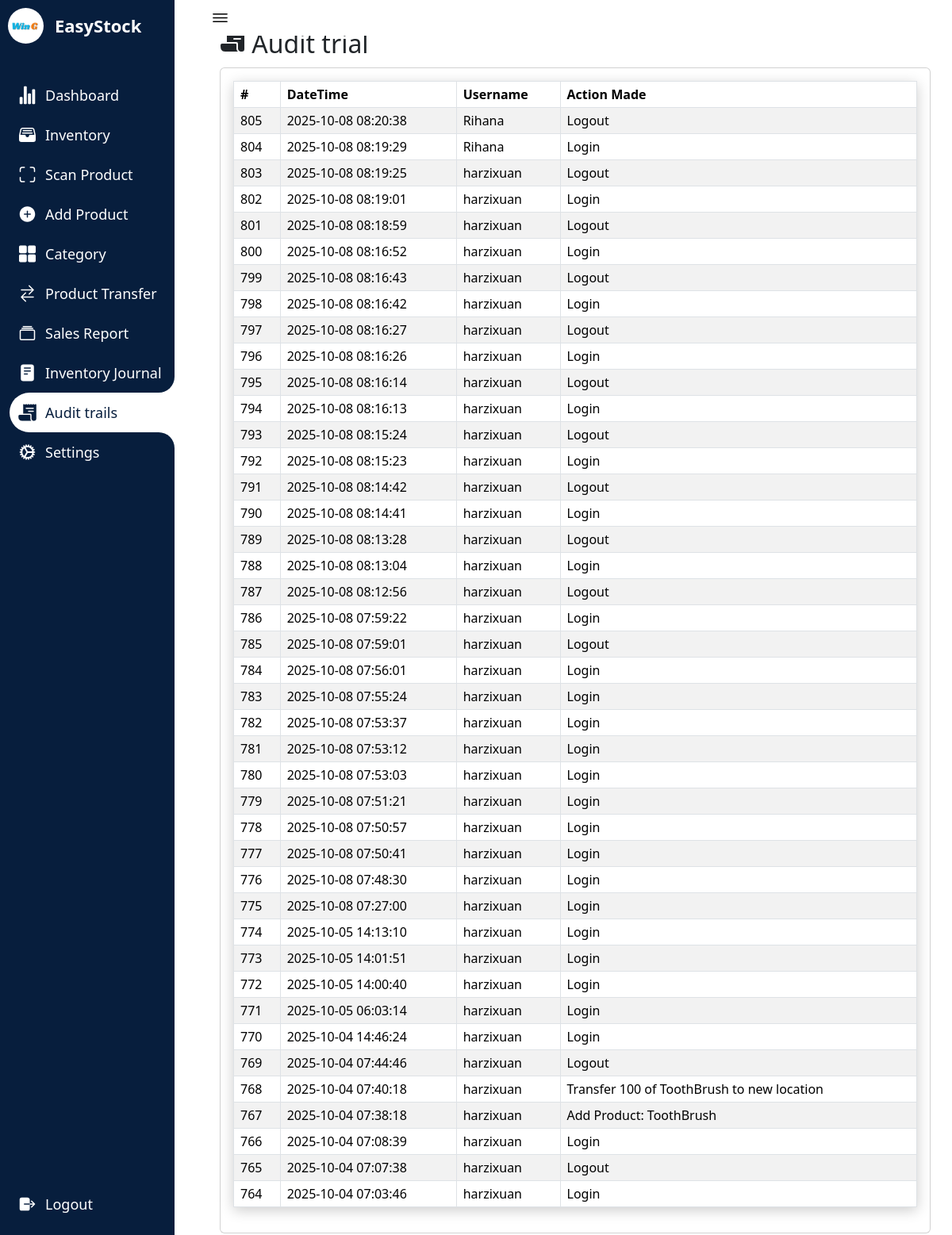
The app's page /audittrails.php (signed in) with its own data.
### tables this page shows
CREATE TABLE `companyprofile` (
  `id` int(11) NOT NULL,
  `name` varchar(250) NOT NULL,
  `profilepicture` varchar(1000) DEFAULT NULL
);

CREATE TABLE `audittrails` (
  `id` int(200) NOT NULL,
  `datetime` timestamp NOT NULL DEFAULT current_timestamp(),
  `username` varchar(250) NOT NULL,
  `action` varchar(250) NOT NULL
);

### audittrails.php (the view, shortened to what this page needs)
<?php
require_once "config.php";
$companyId = 1;
$query = "SELECT * FROM companyprofile WHERE id = ?";
$stmt = mysqli_prepare($conn, $query);
mysqli_stmt_bind_param($stmt, "i", $companyId);
mysqli_stmt_execute($stmt);
$result = mysqli_stmt_get_result($stmt);
$companyProfile = mysqli_fetch_assoc($result);
$companyProfileImagePath = $companyProfile['profilepicture'];
$companyName = $companyProfile['name'];
?>
<!DOCTYPE html>
<html lang="en">
<head>
    <link rel="stylesheet" href="testin3.css">
    <link href="https://cdn.jsdelivr.net/npm/bootstrap@5.3.1/dist/css/bootstrap.min.css" rel="stylesheet">
</head>
<body>
<nav>
<div class="logo">
<div class="logo-image">
    <?php
    if (!empty($companyProfileImagePath)) {
        echo '<img src="' . $companyProfileImagePath . '" alt="Company Logo" class="logoimage">';
    } else {
        echo '<img src="path/to/placeholder/image.jpg" alt="No Image" style="">';
    }
    ?>
</div>
    <div class="logo-name">
    <?php echo $companyName; ?>
    </div>
</div>
        <div class="menu-items">
            <ul class="navLinks">
            <li class="navList">
    <a href="Dashboard.php">
    <ion-icon name="stats-chart"></ion-icon>
        <span class="links">Dashboard</span>
    </a>
</li>
<li class="navList">
    <a href="Inventory.php">
        <ion-icon name="file-tray-full"></ion-icon>
        <span class="links">Inventory</span>
    </a>
</li>
<li class="navList">
    <a href="pro1.php">
        <ion-icon name="scan-outline"></ion-icon>
        <span class="links">Scan Product</span>
    </a>
</li>
<li class="navList">
    <a href="Product.php">
        <ion-icon name="add-circle"></ion-icon>
        <span class="links">Add Product</span>
    </a>
</li>
    <li class="navList">
        <a href="Category.php">
            <ion-icon name="grid"></ion-icon>
            <span class="links">Category</span>
        </a>
    </li>
    <li class="navList">
        <a href="Order.php">
        <ion-icon name="swap-horizontal"></ion-icon>
            <span class="links">Product Transfer</span>
        </a>
    </li>
  <li class="navList">
        <a href="sales_report.php">
        <ion-icon name="albums-outline"></ion-icon>
            <span class="links">Sales Report</span>
        </a>
    </li>
    <li class="navList">
        <a href="Reports.php">
            <ion-icon name="reader"></ion-icon>
            <span class="links">Inventory Journal</span>
        </a>
    </li>
    <li class="navList active">
        <a href="audittrails.php">
        <ion-icon name="receipt"></ion-icon>
            <span class="links">Audit trails</span>
        </a>
    </li>
    <li class="navList">
        <a href="Settings.php">
            <ion-icon name="cog"></ion-icon>
            <span class="links">Settings</span>
        </a>
    </li>
            </ul>
            <ul class="bottom-link">
                <li>
                <a href="logout.php">
                    <ion-icon name="log-out"></ion-icon>
                    <span class="links">Logout</span>
                </a>
                </li>
        </div>
    </nav>
    <section class="dashboard">
        <div class="top">
            <ion-icon class="navToggle" name="menu-outline"></ion-icon>
        </div>
        <div class="content-wrapper">
        <div class="container">
            <div class="row">
            <div class="col-md-12 col-offset-2">
<h2><ion-icon name="receipt"></ion-icon>     Audit trial</h2>
        <div class="card" style="margin-top:10px;">
            <div class="card-body">
                <table class="table table-bordered table-striped table-hover">
                    <thead>
                        <tr>
                            <th class="py-1 px-2">#</th>
                            <th class="py-1 px-2">DateTime</th>
                            <th class="py-1 px-2">Username</th>
                            <th class="py-1 px-2">Action Made</th>
                        </tr>
                    </thead>
                    <tbody>
                    <?php
include "config.php";
$auditTrailQuery = "SELECT * FROM audittrails ORDER BY datetime DESC";
$result = mysqli_query($conn, $auditTrailQuery);
while ($row = mysqli_fetch_assoc($result)) {
    echo "<tr>";
    echo "<td class='py-1 px-2'>". $row['id'] ."</td>";
    echo "<td class='py-1 px-2'>" . $row['datetime'] . "</td>";
    echo "<td class='py-1 px-2'>" . $row['username'] . "</td>";
    echo "<td class='py-1 px-2'>" . $row['action'] . "</td>";
    echo "</tr>";
}
?>
                    </tbody>
                </table>
            </div>
        </div>
        </div>
        </div>
        </div>
        </div>
    </section>
</body>
</html>

### testin3.css (style rules this page uses)
* { margin: 0; padding: 0; box-sizing: border-box; }
:root { --primary-color:#071e3d; --nav-color: #071e3d; --dash-color: #fff; --logo-color: #fff; --text-color: #000; --text-color-light: #333; --white: #fff; --border-color: #ccc; --toggle-color: #fff; --title-icon-color: #fff; --time-03: all 0.3s linear; --time-02: all 0.2s linear; }
body { width: 100%; min-height: 100vh; background-color: var(--dash-color); font-family: 'Poppins', sans-serif; }
nav { position: fixed; top: 0; left: 0; height: 100%; width: 220px; background-color: var(--nav-color); padding: 10px 0 10px 10px; transition: var(--time-03); }
nav .logo { display: flex; align-items: center; }
.logoimage { border-radius:50%; }
nav .logo-image { width: 45px; height: 45px; border-radius: 50%; }
nav .logo-image img { width: 45px; height: 45px; object-fit: cover; }
nav .logo .logo-name { font-size: 22px; font-weight: 600; color: var(--logo-color); margin-left: 14px; white-space: nowrap; transition: var(--time-02); }
nav .menu-items { margin-top: 40px; display: flex; flex-direction: column; height: calc(100% - 90px); justify-content: space-between; }
nav .menu-items li { list-style: none; }
nav .menu-items li a { display: flex; align-items: center; margin-left:-30px; height: 50px; text-decoration: none; }
nav .menu-items li.active a { border-top-left-radius: 25px; border-bottom-left-radius: 25px; position: relative; }
nav .menu-items li a ion-icon { color: var(--white); font-size: 24px; min-width: 45px; }
nav .menu-items li a .links { font-size: 18px; color: var(--white); transition: var(--time-02); }
nav .menu-items li.active a { background-color: var(--dash-color); }
nav .menu-items li.active a:before { content: ''; position: absolute; width: 40px; height: 40px; right: 0; top: -40px; border-radius: 50%; box-shadow: 20px 20px var(--dash-color); pointer-events: none; }
nav .menu-items li.active a:after { content: ''; position: absolute; width: 40px; height: 40px; right: 0; bottom: -40px; border-radius: 50%; box-shadow: 20px -20px var(--dash-color); pointer-events: none; }
nav .menu-items li.active a .links { color: var(--primary-color); }
nav .menu-items li.active a ion-icon { color: var(--primary-color); }
.dashboard { position: relative; left: 250px; width: calc(100% - 250px); min-height: 100vh; background-color: var(--dash-color); padding: 10px 15px; transition: var(--time-03); }
.dashboard .top { position: fixed; background-color: var(--dash-color); display: flex; justify-content: space-between; align-items: center; left: 250px; top: 0; padding: 10px 15px; width: calc(100% - 250px); transition: var(--time-03); z-index: 100; }
.dashboard .top .navToggle { font-size: 25px; color: var(--text-color); cursor: pointer; }
.container { padding:1%; background-color: white; margin-top:5%; transition: border-radius 0.5s cubic-bezier(0.175, 0.885, 0.32, 1.275); }
.content-wrapper { margin-top:-30px; }
.dashboard .content-wrapper { top: 0; transition: var(--time-03); }
table { box-shadow: 0 4px 16px rgba(0, 0, 0, 0.2); }

### records on screen
companyprofile: profilepicture (picture), name "EasyStock"
audittrails: id "805", datetime "2025-10-08 08:20:38", username "Rihana", action "Logout"
audittrails: id "804", datetime "2025-10-08 08:19:29", username "Rihana", action "Login"
audittrails: id "803", datetime "2025-10-08 08:19:25", username "harzixuan", action "Logout"
audittrails: id "802", datetime "2025-10-08 08:19:01", username "harzixuan", action "Login"
audittrails: id "801", datetime "2025-10-08 08:18:59", username "harzixuan", action "Logout"
audittrails: id "800", datetime "2025-10-08 08:16:52", username "harzixuan", action "Login"
audittrails: id "799", datetime "2025-10-08 08:16:43", username "harzixuan", action "Logout"
audittrails: id "798", datetime "2025-10-08 08:16:42", username "harzixuan", action "Login"
audittrails: id "797", datetime "2025-10-08 08:16:27", username "harzixuan", action "Logout"
audittrails: id "796", datetime "2025-10-08 08:16:26", username "harzixuan", action "Login"
audittrails: id "795", datetime "2025-10-08 08:16:14", username "harzixuan", action "Logout"
audittrails: id "794", datetime "2025-10-08 08:16:13", username "harzixuan", action "Login"
audittrails: id "793", datetime "2025-10-08 08:15:24", username "harzixuan", action "Logout"
audittrails: id "792", datetime "2025-10-08 08:15:23", username "harzixuan", action "Login"
audittrails: id "791", datetime "2025-10-08 08:14:42", username "harzixuan", action "Logout"
audittrails: id "790", datetime "2025-10-08 08:14:41", username "harzixuan", action "Login"
audittrails: id "789", datetime "2025-10-08 08:13:28", username "harzixuan", action "Logout"
audittrails: id "788", datetime "2025-10-08 08:13:04", username "harzixuan", action "Login"
audittrails: id "787", datetime "2025-10-08 08:12:56", username "harzixuan", action "Logout"
audittrails: id "786", datetime "2025-10-08 07:59:22", username "harzixuan", action "Login"
audittrails: id "785", datetime "2025-10-08 07:59:01", username "harzixuan", action "Logout"
audittrails: id "784", datetime "2025-10-08 07:56:01", username "harzixuan", action "Login"
audittrails: id "783", datetime "2025-10-08 07:55:24", username "harzixuan", action "Login"
audittrails: id "782", datetime "2025-10-08 07:53:37", username "harzixuan", action "Login"
audittrails: id "781", datetime "2025-10-08 07:53:12", username "harzixuan", action "Login"
audittrails: id "780", datetime "2025-10-08 07:53:03", username "harzixuan", action "Login"
audittrails: id "779", datetime "2025-10-08 07:51:21", username "harzixuan", action "Login"
audittrails: id "778", datetime "2025-10-08 07:50:57", username "harzixuan", action "Login"
audittrails: id "777", datetime "2025-10-08 07:50:41", username "harzixuan", action "Login"
audittrails: id "776", datetime "2025-10-08 07:48:30", username "harzixuan", action "Login"
audittrails: id "775", datetime "2025-10-08 07:27:00", username "harzixuan", action "Login"
audittrails: id "774", datetime "2025-10-05 14:13:10", username "harzixuan", action "Login"
audittrails: id "773", datetime "2025-10-05 14:01:51", username "harzixuan", action "Login"
audittrails: id "772", datetime "2025-10-05 14:00:40", username "harzixuan", action "Login"
audittrails: id "771", datetime "2025-10-05 06:03:14", username "harzixuan", action "Login"
audittrails: id "770", datetime "2025-10-04 14:46:24", username "harzixuan", action "Login"
audittrails: id "769", datetime "2025-10-04 07:44:46", username "harzixuan", action "Logout"
audittrails: id "768", datetime "2025-10-04 07:40:18", username "harzixuan", action "Transfer 100 of ToothBrush to new location"
audittrails: id "767", datetime "2025-10-04 07:38:18", username "harzixuan", action "Add Product: ToothBrush"
audittrails: id "766", datetime "2025-10-04 07:08:39", username "harzixuan", action "Login"
audittrails: id "765", datetime "2025-10-04 07:07:38", username "harzixuan", action "Logout"
audittrails: id "764", datetime "2025-10-04 07:03:46", username "harzixuan", action "Login"
